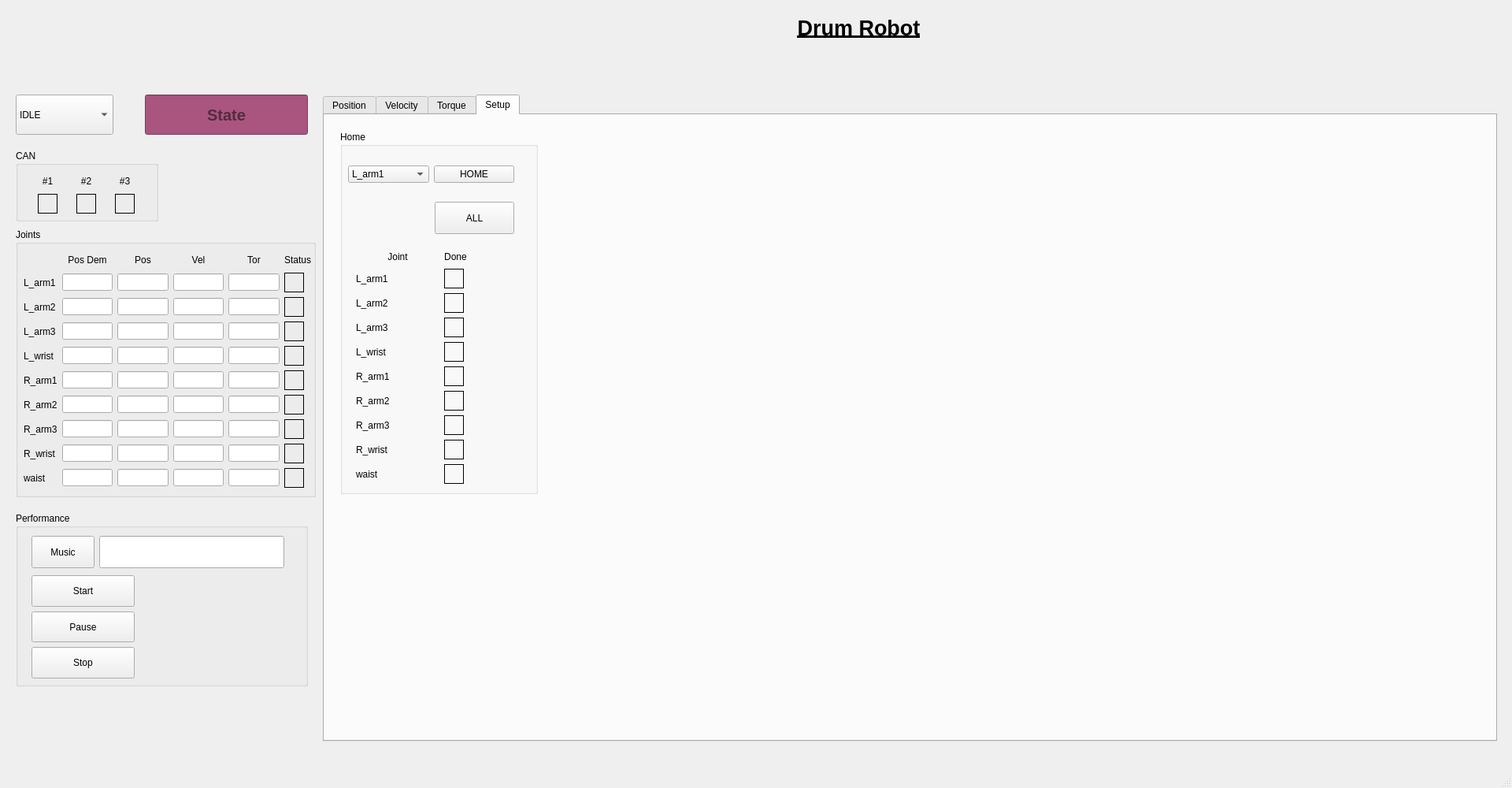
<?xml version="1.0" encoding="UTF-8"?>
<ui version="4.0">
 <class>Drum</class>
 <widget class="QMainWindow" name="Drum">
  <property name="geometry">
   <rect>
    <x>0</x>
    <y>0</y>
    <width>1920</width>
    <height>1000</height>
   </rect>
  </property>
  <property name="sizePolicy">
   <sizepolicy hsizetype="Minimum" vsizetype="Minimum">
    <horstretch>0</horstretch>
    <verstretch>0</verstretch>
   </sizepolicy>
  </property>
  <property name="windowTitle">
   <string>Drum</string>
  </property>
  <property name="windowIcon">
   <iconset resource="res.qrc">
    <normaloff>:/res/kist.ico</normaloff>:/res/kist.ico</iconset>
  </property>
  <widget class="QWidget" name="centralwidget">
   <widget class="QLabel" name="label_logo">
    <property name="geometry">
     <rect>
      <x>20</x>
      <y>10</y>
      <width>50</width>
      <height>50</height>
     </rect>
    </property>
    <property name="text">
     <string/>
    </property>
    <property name="pixmap">
     <pixmap resource="res.qrc">:/res/kist.png</pixmap>
    </property>
    <property name="scaledContents">
     <bool>true</bool>
    </property>
   </widget>
   <widget class="QGroupBox" name="groupBox">
    <property name="geometry">
     <rect>
      <x>20</x>
      <y>190</y>
      <width>181</width>
      <height>91</height>
     </rect>
    </property>
    <property name="title">
     <string>CAN</string>
    </property>
    <widget class="QWidget" name="layoutWidget">
     <property name="geometry">
      <rect>
       <x>10</x>
       <y>30</y>
       <width>161</width>
       <height>51</height>
      </rect>
     </property>
     <layout class="QGridLayout" name="gridLayout_5">
      <item row="0" column="0">
       <widget class="QLabel" name="label">
        <property name="text">
         <string>#1</string>
        </property>
        <property name="alignment">
         <set>Qt::AlignCenter</set>
        </property>
       </widget>
      </item>
      <item row="0" column="2">
       <widget class="QLabel" name="label_3">
        <property name="text">
         <string>#3</string>
        </property>
        <property name="alignment">
         <set>Qt::AlignCenter</set>
        </property>
       </widget>
      </item>
      <item row="0" column="1">
       <widget class="QLabel" name="label_2">
        <property name="text">
         <string>#2</string>
        </property>
        <property name="alignment">
         <set>Qt::AlignCenter</set>
        </property>
       </widget>
      </item>
      <item row="1" column="0">
       <widget class="QLabel" name="label_can1">
        <property name="sizePolicy">
         <sizepolicy hsizetype="Fixed" vsizetype="Fixed">
          <horstretch>0</horstretch>
          <verstretch>0</verstretch>
         </sizepolicy>
        </property>
        <property name="minimumSize">
         <size>
          <width>25</width>
          <height>25</height>
         </size>
        </property>
        <property name="frameShape">
         <enum>QFrame::Box</enum>
        </property>
        <property name="text">
         <string/>
        </property>
        <property name="alignment">
         <set>Qt::AlignCenter</set>
        </property>
       </widget>
      </item>
      <item row="1" column="1">
       <widget class="QLabel" name="label_can2">
        <property name="sizePolicy">
         <sizepolicy hsizetype="Fixed" vsizetype="Fixed">
          <horstretch>0</horstretch>
          <verstretch>0</verstretch>
         </sizepolicy>
        </property>
        <property name="minimumSize">
         <size>
          <width>25</width>
          <height>25</height>
         </size>
        </property>
        <property name="frameShape">
         <enum>QFrame::Box</enum>
        </property>
        <property name="text">
         <string/>
        </property>
        <property name="alignment">
         <set>Qt::AlignCenter</set>
        </property>
       </widget>
      </item>
      <item row="1" column="2">
       <widget class="QLabel" name="label_can3">
        <property name="sizePolicy">
         <sizepolicy hsizetype="Fixed" vsizetype="Fixed">
          <horstretch>0</horstretch>
          <verstretch>0</verstretch>
         </sizepolicy>
        </property>
        <property name="minimumSize">
         <size>
          <width>25</width>
          <height>25</height>
         </size>
        </property>
        <property name="frameShape">
         <enum>QFrame::Box</enum>
        </property>
        <property name="text">
         <string/>
        </property>
        <property name="alignment">
         <set>Qt::AlignCenter</set>
        </property>
       </widget>
      </item>
     </layout>
    </widget>
   </widget>
   <widget class="QGroupBox" name="groupBox_2">
    <property name="geometry">
     <rect>
      <x>20</x>
      <y>290</y>
      <width>381</width>
      <height>341</height>
     </rect>
    </property>
    <property name="title">
     <string>Joints</string>
    </property>
    <widget class="QWidget" name="layoutWidget">
     <property name="geometry">
      <rect>
       <x>10</x>
       <y>30</y>
       <width>365</width>
       <height>299</height>
      </rect>
     </property>
     <layout class="QGridLayout" name="gridLayout">
      <item row="9" column="0">
       <widget class="QLabel" name="label_20">
        <property name="text">
         <string>waist</string>
        </property>
       </widget>
      </item>
      <item row="6" column="2">
       <widget class="QLineEdit" name="lineEdit_pos_r2">
        <property name="alignment">
         <set>Qt::AlignRight|Qt::AlignTrailing|Qt::AlignVCenter</set>
        </property>
        <property name="readOnly">
         <bool>true</bool>
        </property>
       </widget>
      </item>
      <item row="6" column="1">
       <widget class="QLineEdit" name="lineEdit_pos_dem_r2">
        <property name="alignment">
         <set>Qt::AlignRight|Qt::AlignTrailing|Qt::AlignVCenter</set>
        </property>
        <property name="readOnly">
         <bool>true</bool>
        </property>
       </widget>
      </item>
      <item row="8" column="5">
       <widget class="QLabel" name="label_status_r4">
        <property name="sizePolicy">
         <sizepolicy hsizetype="Fixed" vsizetype="Fixed">
          <horstretch>25</horstretch>
          <verstretch>25</verstretch>
         </sizepolicy>
        </property>
        <property name="minimumSize">
         <size>
          <width>25</width>
          <height>25</height>
         </size>
        </property>
        <property name="frameShape">
         <enum>QFrame::Box</enum>
        </property>
        <property name="text">
         <string/>
        </property>
       </widget>
      </item>
      <item row="8" column="2">
       <widget class="QLineEdit" name="lineEdit_pos_r4">
        <property name="alignment">
         <set>Qt::AlignRight|Qt::AlignTrailing|Qt::AlignVCenter</set>
        </property>
        <property name="readOnly">
         <bool>true</bool>
        </property>
       </widget>
      </item>
      <item row="9" column="5">
       <widget class="QLabel" name="label_status_waist">
        <property name="sizePolicy">
         <sizepolicy hsizetype="Fixed" vsizetype="Fixed">
          <horstretch>25</horstretch>
          <verstretch>25</verstretch>
         </sizepolicy>
        </property>
        <property name="minimumSize">
         <size>
          <width>25</width>
          <height>25</height>
         </size>
        </property>
        <property name="frameShape">
         <enum>QFrame::Box</enum>
        </property>
        <property name="text">
         <string/>
        </property>
       </widget>
      </item>
      <item row="4" column="1">
       <widget class="QLineEdit" name="lineEdit_pos_dem_l4">
        <property name="alignment">
         <set>Qt::AlignRight|Qt::AlignTrailing|Qt::AlignVCenter</set>
        </property>
        <property name="readOnly">
         <bool>true</bool>
        </property>
       </widget>
      </item>
      <item row="6" column="4">
       <widget class="QLineEdit" name="lineEdit_tor_r2">
        <property name="alignment">
         <set>Qt::AlignRight|Qt::AlignTrailing|Qt::AlignVCenter</set>
        </property>
        <property name="readOnly">
         <bool>true</bool>
        </property>
       </widget>
      </item>
      <item row="3" column="3">
       <widget class="QLineEdit" name="lineEdit_vel_l3">
        <property name="alignment">
         <set>Qt::AlignRight|Qt::AlignTrailing|Qt::AlignVCenter</set>
        </property>
        <property name="readOnly">
         <bool>true</bool>
        </property>
       </widget>
      </item>
      <item row="6" column="0">
       <widget class="QLabel" name="label_14">
        <property name="text">
         <string>R_arm2</string>
        </property>
       </widget>
      </item>
      <item row="5" column="3">
       <widget class="QLineEdit" name="lineEdit_vel_r1">
        <property name="alignment">
         <set>Qt::AlignRight|Qt::AlignTrailing|Qt::AlignVCenter</set>
        </property>
        <property name="readOnly">
         <bool>true</bool>
        </property>
       </widget>
      </item>
      <item row="3" column="2">
       <widget class="QLineEdit" name="lineEdit_pos_l3">
        <property name="alignment">
         <set>Qt::AlignRight|Qt::AlignTrailing|Qt::AlignVCenter</set>
        </property>
        <property name="readOnly">
         <bool>true</bool>
        </property>
       </widget>
      </item>
      <item row="4" column="0">
       <widget class="QLabel" name="label_10">
        <property name="text">
         <string>L_wrist</string>
        </property>
       </widget>
      </item>
      <item row="4" column="4">
       <widget class="QLineEdit" name="lineEdit_tor_l4">
        <property name="alignment">
         <set>Qt::AlignRight|Qt::AlignTrailing|Qt::AlignVCenter</set>
        </property>
        <property name="readOnly">
         <bool>true</bool>
        </property>
       </widget>
      </item>
      <item row="1" column="3">
       <widget class="QLineEdit" name="lineEdit_vel_l1">
        <property name="alignment">
         <set>Qt::AlignRight|Qt::AlignTrailing|Qt::AlignVCenter</set>
        </property>
        <property name="readOnly">
         <bool>true</bool>
        </property>
       </widget>
      </item>
      <item row="2" column="1">
       <widget class="QLineEdit" name="lineEdit_pos_dem_l2">
        <property name="alignment">
         <set>Qt::AlignRight|Qt::AlignTrailing|Qt::AlignVCenter</set>
        </property>
        <property name="readOnly">
         <bool>true</bool>
        </property>
       </widget>
      </item>
      <item row="2" column="3">
       <widget class="QLineEdit" name="lineEdit_vel_l2">
        <property name="alignment">
         <set>Qt::AlignRight|Qt::AlignTrailing|Qt::AlignVCenter</set>
        </property>
        <property name="readOnly">
         <bool>true</bool>
        </property>
       </widget>
      </item>
      <item row="6" column="5">
       <widget class="QLabel" name="label_status_r2">
        <property name="sizePolicy">
         <sizepolicy hsizetype="Fixed" vsizetype="Fixed">
          <horstretch>25</horstretch>
          <verstretch>25</verstretch>
         </sizepolicy>
        </property>
        <property name="minimumSize">
         <size>
          <width>25</width>
          <height>25</height>
         </size>
        </property>
        <property name="frameShape">
         <enum>QFrame::Box</enum>
        </property>
        <property name="text">
         <string/>
        </property>
       </widget>
      </item>
      <item row="4" column="2">
       <widget class="QLineEdit" name="lineEdit_pos_l4">
        <property name="alignment">
         <set>Qt::AlignRight|Qt::AlignTrailing|Qt::AlignVCenter</set>
        </property>
        <property name="readOnly">
         <bool>true</bool>
        </property>
       </widget>
      </item>
      <item row="4" column="5">
       <widget class="QLabel" name="label_status_l4">
        <property name="sizePolicy">
         <sizepolicy hsizetype="Fixed" vsizetype="Fixed">
          <horstretch>25</horstretch>
          <verstretch>25</verstretch>
         </sizepolicy>
        </property>
        <property name="minimumSize">
         <size>
          <width>25</width>
          <height>25</height>
         </size>
        </property>
        <property name="frameShape">
         <enum>QFrame::Box</enum>
        </property>
        <property name="text">
         <string/>
        </property>
        <property name="alignment">
         <set>Qt::AlignCenter</set>
        </property>
       </widget>
      </item>
      <item row="7" column="1">
       <widget class="QLineEdit" name="lineEdit_pos_dem_r3">
        <property name="alignment">
         <set>Qt::AlignRight|Qt::AlignTrailing|Qt::AlignVCenter</set>
        </property>
        <property name="readOnly">
         <bool>true</bool>
        </property>
       </widget>
      </item>
      <item row="9" column="1">
       <widget class="QLineEdit" name="lineEdit_pos_dem_waist">
        <property name="alignment">
         <set>Qt::AlignRight|Qt::AlignTrailing|Qt::AlignVCenter</set>
        </property>
        <property name="readOnly">
         <bool>true</bool>
        </property>
       </widget>
      </item>
      <item row="4" column="3">
       <widget class="QLineEdit" name="lineEdit_vel_l4">
        <property name="alignment">
         <set>Qt::AlignRight|Qt::AlignTrailing|Qt::AlignVCenter</set>
        </property>
        <property name="readOnly">
         <bool>true</bool>
        </property>
       </widget>
      </item>
      <item row="5" column="0">
       <widget class="QLabel" name="label_12">
        <property name="text">
         <string>R_arm1</string>
        </property>
       </widget>
      </item>
      <item row="3" column="0">
       <widget class="QLabel" name="label_8">
        <property name="text">
         <string>L_arm3</string>
        </property>
       </widget>
      </item>
      <item row="2" column="0">
       <widget class="QLabel" name="label_6">
        <property name="text">
         <string>L_arm2</string>
        </property>
       </widget>
      </item>
      <item row="5" column="4">
       <widget class="QLineEdit" name="lineEdit_tor_r1">
        <property name="alignment">
         <set>Qt::AlignRight|Qt::AlignTrailing|Qt::AlignVCenter</set>
        </property>
        <property name="readOnly">
         <bool>true</bool>
        </property>
       </widget>
      </item>
      <item row="1" column="2">
       <widget class="QLineEdit" name="lineEdit_pos_l1">
        <property name="alignment">
         <set>Qt::AlignRight|Qt::AlignTrailing|Qt::AlignVCenter</set>
        </property>
        <property name="readOnly">
         <bool>true</bool>
        </property>
       </widget>
      </item>
      <item row="5" column="5">
       <widget class="QLabel" name="label_status_r1">
        <property name="sizePolicy">
         <sizepolicy hsizetype="Fixed" vsizetype="Fixed">
          <horstretch>25</horstretch>
          <verstretch>25</verstretch>
         </sizepolicy>
        </property>
        <property name="minimumSize">
         <size>
          <width>25</width>
          <height>25</height>
         </size>
        </property>
        <property name="frameShape">
         <enum>QFrame::Box</enum>
        </property>
        <property name="text">
         <string/>
        </property>
       </widget>
      </item>
      <item row="7" column="4">
       <widget class="QLineEdit" name="lineEdit_tor_r3">
        <property name="alignment">
         <set>Qt::AlignRight|Qt::AlignTrailing|Qt::AlignVCenter</set>
        </property>
        <property name="readOnly">
         <bool>true</bool>
        </property>
       </widget>
      </item>
      <item row="2" column="4">
       <widget class="QLineEdit" name="lineEdit_tor_l2">
        <property name="alignment">
         <set>Qt::AlignRight|Qt::AlignTrailing|Qt::AlignVCenter</set>
        </property>
        <property name="readOnly">
         <bool>true</bool>
        </property>
       </widget>
      </item>
      <item row="3" column="4">
       <widget class="QLineEdit" name="lineEdit_tor_l3">
        <property name="alignment">
         <set>Qt::AlignRight|Qt::AlignTrailing|Qt::AlignVCenter</set>
        </property>
        <property name="readOnly">
         <bool>true</bool>
        </property>
       </widget>
      </item>
      <item row="9" column="2">
       <widget class="QLineEdit" name="lineEdit_pos_waist">
        <property name="alignment">
         <set>Qt::AlignRight|Qt::AlignTrailing|Qt::AlignVCenter</set>
        </property>
        <property name="readOnly">
         <bool>true</bool>
        </property>
       </widget>
      </item>
      <item row="8" column="1">
       <widget class="QLineEdit" name="lineEdit_pos_dem_r4">
        <property name="alignment">
         <set>Qt::AlignRight|Qt::AlignTrailing|Qt::AlignVCenter</set>
        </property>
        <property name="readOnly">
         <bool>true</bool>
        </property>
       </widget>
      </item>
      <item row="5" column="2">
       <widget class="QLineEdit" name="lineEdit_pos_r1">
        <property name="alignment">
         <set>Qt::AlignRight|Qt::AlignTrailing|Qt::AlignVCenter</set>
        </property>
        <property name="readOnly">
         <bool>true</bool>
        </property>
       </widget>
      </item>
      <item row="1" column="1">
       <widget class="QLineEdit" name="lineEdit_pos_dem_l1">
        <property name="alignment">
         <set>Qt::AlignRight|Qt::AlignTrailing|Qt::AlignVCenter</set>
        </property>
        <property name="readOnly">
         <bool>true</bool>
        </property>
       </widget>
      </item>
      <item row="2" column="5">
       <widget class="QLabel" name="label_status_l2">
        <property name="sizePolicy">
         <sizepolicy hsizetype="Fixed" vsizetype="Fixed">
          <horstretch>25</horstretch>
          <verstretch>25</verstretch>
         </sizepolicy>
        </property>
        <property name="minimumSize">
         <size>
          <width>25</width>
          <height>25</height>
         </size>
        </property>
        <property name="frameShape">
         <enum>QFrame::Box</enum>
        </property>
        <property name="text">
         <string/>
        </property>
        <property name="alignment">
         <set>Qt::AlignCenter</set>
        </property>
       </widget>
      </item>
      <item row="5" column="1">
       <widget class="QLineEdit" name="lineEdit_pos_dem_r1">
        <property name="alignment">
         <set>Qt::AlignRight|Qt::AlignTrailing|Qt::AlignVCenter</set>
        </property>
        <property name="readOnly">
         <bool>true</bool>
        </property>
       </widget>
      </item>
      <item row="1" column="4">
       <widget class="QLineEdit" name="lineEdit_tor_l1">
        <property name="alignment">
         <set>Qt::AlignRight|Qt::AlignTrailing|Qt::AlignVCenter</set>
        </property>
        <property name="readOnly">
         <bool>true</bool>
        </property>
       </widget>
      </item>
      <item row="9" column="3">
       <widget class="QLineEdit" name="lineEdit_vel_waist">
        <property name="alignment">
         <set>Qt::AlignRight|Qt::AlignTrailing|Qt::AlignVCenter</set>
        </property>
        <property name="readOnly">
         <bool>true</bool>
        </property>
       </widget>
      </item>
      <item row="9" column="4">
       <widget class="QLineEdit" name="lineEdit_tor_waist">
        <property name="alignment">
         <set>Qt::AlignRight|Qt::AlignTrailing|Qt::AlignVCenter</set>
        </property>
        <property name="readOnly">
         <bool>true</bool>
        </property>
       </widget>
      </item>
      <item row="1" column="0">
       <widget class="QLabel" name="label_4">
        <property name="text">
         <string>L_arm1</string>
        </property>
       </widget>
      </item>
      <item row="7" column="5">
       <widget class="QLabel" name="label_status_r3">
        <property name="sizePolicy">
         <sizepolicy hsizetype="Fixed" vsizetype="Fixed">
          <horstretch>25</horstretch>
          <verstretch>25</verstretch>
         </sizepolicy>
        </property>
        <property name="minimumSize">
         <size>
          <width>25</width>
          <height>25</height>
         </size>
        </property>
        <property name="frameShape">
         <enum>QFrame::Box</enum>
        </property>
        <property name="text">
         <string/>
        </property>
       </widget>
      </item>
      <item row="8" column="4">
       <widget class="QLineEdit" name="lineEdit_tor_r4">
        <property name="alignment">
         <set>Qt::AlignRight|Qt::AlignTrailing|Qt::AlignVCenter</set>
        </property>
        <property name="readOnly">
         <bool>true</bool>
        </property>
       </widget>
      </item>
      <item row="7" column="0">
       <widget class="QLabel" name="label_16">
        <property name="text">
         <string>R_arm3</string>
        </property>
       </widget>
      </item>
      <item row="8" column="0">
       <widget class="QLabel" name="label_18">
        <property name="text">
         <string>R_wrist</string>
        </property>
       </widget>
      </item>
      <item row="2" column="2">
       <widget class="QLineEdit" name="lineEdit_pos_l2">
        <property name="alignment">
         <set>Qt::AlignRight|Qt::AlignTrailing|Qt::AlignVCenter</set>
        </property>
        <property name="readOnly">
         <bool>true</bool>
        </property>
       </widget>
      </item>
      <item row="6" column="3">
       <widget class="QLineEdit" name="lineEdit_vel_r2">
        <property name="alignment">
         <set>Qt::AlignRight|Qt::AlignTrailing|Qt::AlignVCenter</set>
        </property>
        <property name="readOnly">
         <bool>true</bool>
        </property>
       </widget>
      </item>
      <item row="7" column="2">
       <widget class="QLineEdit" name="lineEdit_pos_r3">
        <property name="alignment">
         <set>Qt::AlignRight|Qt::AlignTrailing|Qt::AlignVCenter</set>
        </property>
        <property name="readOnly">
         <bool>true</bool>
        </property>
       </widget>
      </item>
      <item row="3" column="1">
       <widget class="QLineEdit" name="lineEdit_pos_dem_l3">
        <property name="alignment">
         <set>Qt::AlignRight|Qt::AlignTrailing|Qt::AlignVCenter</set>
        </property>
        <property name="readOnly">
         <bool>true</bool>
        </property>
       </widget>
      </item>
      <item row="1" column="5">
       <widget class="QLabel" name="label_status_l1">
        <property name="sizePolicy">
         <sizepolicy hsizetype="Fixed" vsizetype="Fixed">
          <horstretch>30</horstretch>
          <verstretch>30</verstretch>
         </sizepolicy>
        </property>
        <property name="minimumSize">
         <size>
          <width>25</width>
          <height>25</height>
         </size>
        </property>
        <property name="styleSheet">
         <string notr="true"/>
        </property>
        <property name="frameShape">
         <enum>QFrame::Box</enum>
        </property>
        <property name="text">
         <string/>
        </property>
        <property name="alignment">
         <set>Qt::AlignRight|Qt::AlignTrailing|Qt::AlignVCenter</set>
        </property>
       </widget>
      </item>
      <item row="3" column="5">
       <widget class="QLabel" name="label_status_l3">
        <property name="sizePolicy">
         <sizepolicy hsizetype="Fixed" vsizetype="Fixed">
          <horstretch>25</horstretch>
          <verstretch>25</verstretch>
         </sizepolicy>
        </property>
        <property name="minimumSize">
         <size>
          <width>25</width>
          <height>25</height>
         </size>
        </property>
        <property name="frameShape">
         <enum>QFrame::Box</enum>
        </property>
        <property name="text">
         <string/>
        </property>
        <property name="alignment">
         <set>Qt::AlignCenter</set>
        </property>
       </widget>
      </item>
      <item row="8" column="3">
       <widget class="QLineEdit" name="lineEdit_vel_r4">
        <property name="alignment">
         <set>Qt::AlignRight|Qt::AlignTrailing|Qt::AlignVCenter</set>
        </property>
        <property name="readOnly">
         <bool>true</bool>
        </property>
       </widget>
      </item>
      <item row="7" column="3">
       <widget class="QLineEdit" name="lineEdit_vel_r3">
        <property name="alignment">
         <set>Qt::AlignRight|Qt::AlignTrailing|Qt::AlignVCenter</set>
        </property>
        <property name="readOnly">
         <bool>true</bool>
        </property>
       </widget>
      </item>
      <item row="0" column="1">
       <widget class="QLabel" name="label_22">
        <property name="text">
         <string>Pos Dem</string>
        </property>
        <property name="alignment">
         <set>Qt::AlignCenter</set>
        </property>
       </widget>
      </item>
      <item row="0" column="2">
       <widget class="QLabel" name="label_23">
        <property name="text">
         <string>Pos</string>
        </property>
        <property name="alignment">
         <set>Qt::AlignCenter</set>
        </property>
       </widget>
      </item>
      <item row="0" column="3">
       <widget class="QLabel" name="label_24">
        <property name="text">
         <string>Vel</string>
        </property>
        <property name="alignment">
         <set>Qt::AlignCenter</set>
        </property>
       </widget>
      </item>
      <item row="0" column="4">
       <widget class="QLabel" name="label_25">
        <property name="text">
         <string>Tor</string>
        </property>
        <property name="alignment">
         <set>Qt::AlignCenter</set>
        </property>
       </widget>
      </item>
      <item row="0" column="5">
       <widget class="QLabel" name="label_26">
        <property name="text">
         <string>Status</string>
        </property>
        <property name="alignment">
         <set>Qt::AlignCenter</set>
        </property>
       </widget>
      </item>
     </layout>
    </widget>
   </widget>
   <widget class="QGroupBox" name="groupBox_3">
    <property name="geometry">
     <rect>
      <x>20</x>
      <y>650</y>
      <width>371</width>
      <height>221</height>
     </rect>
    </property>
    <property name="title">
     <string>Performance</string>
    </property>
    <widget class="QWidget" name="layoutWidget">
     <property name="geometry">
      <rect>
       <x>20</x>
       <y>30</y>
       <width>321</width>
       <height>41</height>
      </rect>
     </property>
     <layout class="QHBoxLayout" name="horizontalLayout_2">
      <item>
       <widget class="QPushButton" name="pushButton_music">
        <property name="sizePolicy">
         <sizepolicy hsizetype="Minimum" vsizetype="Preferred">
          <horstretch>0</horstretch>
          <verstretch>0</verstretch>
         </sizepolicy>
        </property>
        <property name="text">
         <string>Music</string>
        </property>
       </widget>
      </item>
      <item>
       <widget class="QLineEdit" name="lineEdit_38">
        <property name="sizePolicy">
         <sizepolicy hsizetype="Expanding" vsizetype="Preferred">
          <horstretch>0</horstretch>
          <verstretch>0</verstretch>
         </sizepolicy>
        </property>
       </widget>
      </item>
     </layout>
    </widget>
    <widget class="QWidget" name="layoutWidget">
     <property name="geometry">
      <rect>
       <x>20</x>
       <y>80</y>
       <width>131</width>
       <height>131</height>
      </rect>
     </property>
     <layout class="QVBoxLayout" name="verticalLayout">
      <item>
       <widget class="QPushButton" name="pushButton_start">
        <property name="sizePolicy">
         <sizepolicy hsizetype="Minimum" vsizetype="Preferred">
          <horstretch>0</horstretch>
          <verstretch>0</verstretch>
         </sizepolicy>
        </property>
        <property name="text">
         <string>Start</string>
        </property>
       </widget>
      </item>
      <item>
       <widget class="QPushButton" name="pushButton_pause">
        <property name="sizePolicy">
         <sizepolicy hsizetype="Minimum" vsizetype="Preferred">
          <horstretch>0</horstretch>
          <verstretch>0</verstretch>
         </sizepolicy>
        </property>
        <property name="text">
         <string>Pause</string>
        </property>
       </widget>
      </item>
      <item>
       <widget class="QPushButton" name="pushButton_stop">
        <property name="sizePolicy">
         <sizepolicy hsizetype="Minimum" vsizetype="Preferred">
          <horstretch>0</horstretch>
          <verstretch>0</verstretch>
         </sizepolicy>
        </property>
        <property name="text">
         <string>Stop</string>
        </property>
       </widget>
      </item>
     </layout>
    </widget>
   </widget>
   <widget class="QTabWidget" name="tabWidget">
    <property name="geometry">
     <rect>
      <x>410</x>
      <y>120</y>
      <width>1491</width>
      <height>821</height>
     </rect>
    </property>
    <property name="currentIndex">
     <number>3</number>
    </property>
    <widget class="QWidget" name="tab">
     <attribute name="title">
      <string>Position</string>
     </attribute>
     <widget class="QWidget" name="layoutWidget">
      <property name="geometry">
       <rect>
        <x>10</x>
        <y>60</y>
        <width>1471</width>
        <height>721</height>
       </rect>
      </property>
      <layout class="QGridLayout" name="gridLayout_2">
       <item row="0" column="0">
        <widget class="QChartView" name="graphicsView_pos"/>
       </item>
      </layout>
     </widget>
     <widget class="QComboBox" name="comboBox_view">
      <property name="geometry">
       <rect>
        <x>10</x>
        <y>20</y>
        <width>131</width>
        <height>31</height>
       </rect>
      </property>
      <property name="currentIndex">
       <number>0</number>
      </property>
      <property name="placeholderText">
       <string/>
      </property>
      <item>
       <property name="text">
        <string>L_arm1</string>
       </property>
      </item>
      <item>
       <property name="text">
        <string>L_arm2</string>
       </property>
      </item>
      <item>
       <property name="text">
        <string>L_arm3</string>
       </property>
      </item>
      <item>
       <property name="text">
        <string>L_wrist</string>
       </property>
      </item>
      <item>
       <property name="text">
        <string>R_arm1</string>
       </property>
      </item>
      <item>
       <property name="text">
        <string>R_arm2</string>
       </property>
      </item>
      <item>
       <property name="text">
        <string>R_arm3</string>
       </property>
      </item>
      <item>
       <property name="text">
        <string>R_wrist</string>
       </property>
      </item>
      <item>
       <property name="text">
        <string>waist</string>
       </property>
      </item>
     </widget>
    </widget>
    <widget class="QWidget" name="tab_2">
     <attribute name="title">
      <string>Velocity</string>
     </attribute>
     <widget class="QWidget" name="layoutWidget">
      <property name="geometry">
       <rect>
        <x>10</x>
        <y>10</y>
        <width>1471</width>
        <height>771</height>
       </rect>
      </property>
      <layout class="QGridLayout" name="gridLayout_3">
       <item row="0" column="0">
        <widget class="QChartView" name="graphicsView_10"/>
       </item>
      </layout>
     </widget>
    </widget>
    <widget class="QWidget" name="tab_3">
     <attribute name="title">
      <string>Torque</string>
     </attribute>
     <widget class="QWidget" name="layoutWidget_2">
      <property name="geometry">
       <rect>
        <x>10</x>
        <y>10</y>
        <width>1471</width>
        <height>771</height>
       </rect>
      </property>
      <layout class="QGridLayout" name="gridLayout_4">
       <item row="0" column="0">
        <widget class="QChartView" name="graphicsView_19"/>
       </item>
      </layout>
     </widget>
    </widget>
    <widget class="QWidget" name="tab_4">
     <attribute name="title">
      <string>Setup</string>
     </attribute>
     <widget class="QGroupBox" name="groupBox_4">
      <property name="geometry">
       <rect>
        <x>20</x>
        <y>20</y>
        <width>251</width>
        <height>461</height>
       </rect>
      </property>
      <property name="title">
       <string>Home</string>
      </property>
      <widget class="QWidget" name="layoutWidget">
       <property name="geometry">
        <rect>
         <x>10</x>
         <y>40</y>
         <width>211</width>
         <height>31</height>
        </rect>
       </property>
       <layout class="QHBoxLayout" name="horizontalLayout_3">
        <item>
         <widget class="QComboBox" name="comboBox_home_joint">
          <property name="currentIndex">
           <number>0</number>
          </property>
          <property name="placeholderText">
           <string/>
          </property>
          <item>
           <property name="text">
            <string>L_arm1</string>
           </property>
          </item>
          <item>
           <property name="text">
            <string>L_arm2</string>
           </property>
          </item>
          <item>
           <property name="text">
            <string>L_arm3</string>
           </property>
          </item>
          <item>
           <property name="text">
            <string>L_wrist</string>
           </property>
          </item>
          <item>
           <property name="text">
            <string>R_arm1</string>
           </property>
          </item>
          <item>
           <property name="text">
            <string>R_arm2</string>
           </property>
          </item>
          <item>
           <property name="text">
            <string>R_arm3</string>
           </property>
          </item>
          <item>
           <property name="text">
            <string>R_wrist</string>
           </property>
          </item>
          <item>
           <property name="text">
            <string>waist</string>
           </property>
          </item>
         </widget>
        </item>
        <item>
         <widget class="QPushButton" name="pushButton_home">
          <property name="text">
           <string>HOME</string>
          </property>
         </widget>
        </item>
       </layout>
      </widget>
      <widget class="QPushButton" name="pushButton_all_home">
       <property name="geometry">
        <rect>
         <x>120</x>
         <y>90</y>
         <width>101</width>
         <height>41</height>
        </rect>
       </property>
       <property name="text">
        <string>ALL</string>
       </property>
      </widget>
      <widget class="QWidget" name="layoutWidget">
       <property name="geometry">
        <rect>
         <x>20</x>
         <y>150</y>
         <width>141</width>
         <height>298</height>
        </rect>
       </property>
       <layout class="QGridLayout" name="gridLayout_6">
        <item row="9" column="1">
         <widget class="QLabel" name="label_home_done_waist">
          <property name="sizePolicy">
           <sizepolicy hsizetype="Fixed" vsizetype="Fixed">
            <horstretch>0</horstretch>
            <verstretch>0</verstretch>
           </sizepolicy>
          </property>
          <property name="minimumSize">
           <size>
            <width>25</width>
            <height>25</height>
           </size>
          </property>
          <property name="frameShape">
           <enum>QFrame::Box</enum>
          </property>
          <property name="text">
           <string/>
          </property>
         </widget>
        </item>
        <item row="7" column="0">
         <widget class="QLabel" name="label_17">
          <property name="text">
           <string>R_arm3</string>
          </property>
         </widget>
        </item>
        <item row="2" column="1">
         <widget class="QLabel" name="label_home_done_l2">
          <property name="sizePolicy">
           <sizepolicy hsizetype="Fixed" vsizetype="Fixed">
            <horstretch>0</horstretch>
            <verstretch>0</verstretch>
           </sizepolicy>
          </property>
          <property name="minimumSize">
           <size>
            <width>25</width>
            <height>25</height>
           </size>
          </property>
          <property name="frameShape">
           <enum>QFrame::Box</enum>
          </property>
          <property name="text">
           <string/>
          </property>
         </widget>
        </item>
        <item row="7" column="1">
         <widget class="QLabel" name="label_home_done_r3">
          <property name="sizePolicy">
           <sizepolicy hsizetype="Fixed" vsizetype="Fixed">
            <horstretch>0</horstretch>
            <verstretch>0</verstretch>
           </sizepolicy>
          </property>
          <property name="minimumSize">
           <size>
            <width>25</width>
            <height>25</height>
           </size>
          </property>
          <property name="frameShape">
           <enum>QFrame::Box</enum>
          </property>
          <property name="text">
           <string/>
          </property>
         </widget>
        </item>
        <item row="3" column="0">
         <widget class="QLabel" name="label_9">
          <property name="text">
           <string>L_arm3</string>
          </property>
         </widget>
        </item>
        <item row="6" column="1">
         <widget class="QLabel" name="label_home_done_r2">
          <property name="sizePolicy">
           <sizepolicy hsizetype="Fixed" vsizetype="Fixed">
            <horstretch>0</horstretch>
            <verstretch>0</verstretch>
           </sizepolicy>
          </property>
          <property name="minimumSize">
           <size>
            <width>25</width>
            <height>25</height>
           </size>
          </property>
          <property name="frameShape">
           <enum>QFrame::Box</enum>
          </property>
          <property name="text">
           <string/>
          </property>
         </widget>
        </item>
        <item row="4" column="1">
         <widget class="QLabel" name="label_home_done_l4">
          <property name="sizePolicy">
           <sizepolicy hsizetype="Fixed" vsizetype="Fixed">
            <horstretch>0</horstretch>
            <verstretch>0</verstretch>
           </sizepolicy>
          </property>
          <property name="minimumSize">
           <size>
            <width>25</width>
            <height>25</height>
           </size>
          </property>
          <property name="frameShape">
           <enum>QFrame::Box</enum>
          </property>
          <property name="text">
           <string/>
          </property>
         </widget>
        </item>
        <item row="4" column="0">
         <widget class="QLabel" name="label_11">
          <property name="text">
           <string>L_wrist</string>
          </property>
         </widget>
        </item>
        <item row="5" column="1">
         <widget class="QLabel" name="label_home_done_r1">
          <property name="sizePolicy">
           <sizepolicy hsizetype="Fixed" vsizetype="Fixed">
            <horstretch>0</horstretch>
            <verstretch>0</verstretch>
           </sizepolicy>
          </property>
          <property name="minimumSize">
           <size>
            <width>25</width>
            <height>25</height>
           </size>
          </property>
          <property name="frameShape">
           <enum>QFrame::Box</enum>
          </property>
          <property name="text">
           <string/>
          </property>
         </widget>
        </item>
        <item row="9" column="0">
         <widget class="QLabel" name="label_21">
          <property name="text">
           <string>waist</string>
          </property>
         </widget>
        </item>
        <item row="1" column="1">
         <widget class="QLabel" name="label_home_done_l1">
          <property name="sizePolicy">
           <sizepolicy hsizetype="Fixed" vsizetype="Fixed">
            <horstretch>0</horstretch>
            <verstretch>0</verstretch>
           </sizepolicy>
          </property>
          <property name="minimumSize">
           <size>
            <width>25</width>
            <height>25</height>
           </size>
          </property>
          <property name="frameShape">
           <enum>QFrame::Box</enum>
          </property>
          <property name="text">
           <string/>
          </property>
         </widget>
        </item>
        <item row="6" column="0">
         <widget class="QLabel" name="label_15">
          <property name="text">
           <string>R_arm2</string>
          </property>
         </widget>
        </item>
        <item row="8" column="0">
         <widget class="QLabel" name="label_19">
          <property name="text">
           <string>R_wrist</string>
          </property>
         </widget>
        </item>
        <item row="8" column="1">
         <widget class="QLabel" name="label_home_done_r4">
          <property name="sizePolicy">
           <sizepolicy hsizetype="Fixed" vsizetype="Fixed">
            <horstretch>0</horstretch>
            <verstretch>0</verstretch>
           </sizepolicy>
          </property>
          <property name="minimumSize">
           <size>
            <width>25</width>
            <height>25</height>
           </size>
          </property>
          <property name="frameShape">
           <enum>QFrame::Box</enum>
          </property>
          <property name="text">
           <string/>
          </property>
         </widget>
        </item>
        <item row="1" column="0">
         <widget class="QLabel" name="label_5">
          <property name="text">
           <string>L_arm1</string>
          </property>
         </widget>
        </item>
        <item row="3" column="1">
         <widget class="QLabel" name="label_home_done_l3">
          <property name="sizePolicy">
           <sizepolicy hsizetype="Fixed" vsizetype="Fixed">
            <horstretch>0</horstretch>
            <verstretch>0</verstretch>
           </sizepolicy>
          </property>
          <property name="minimumSize">
           <size>
            <width>25</width>
            <height>25</height>
           </size>
          </property>
          <property name="frameShape">
           <enum>QFrame::Box</enum>
          </property>
          <property name="text">
           <string/>
          </property>
         </widget>
        </item>
        <item row="5" column="0">
         <widget class="QLabel" name="label_13">
          <property name="text">
           <string>R_arm1</string>
          </property>
         </widget>
        </item>
        <item row="2" column="0">
         <widget class="QLabel" name="label_7">
          <property name="text">
           <string>L_arm2</string>
          </property>
         </widget>
        </item>
        <item row="0" column="0">
         <widget class="QLabel" name="label_28">
          <property name="text">
           <string>Joint</string>
          </property>
          <property name="alignment">
           <set>Qt::AlignCenter</set>
          </property>
         </widget>
        </item>
        <item row="0" column="1">
         <widget class="QLabel" name="label_29">
          <property name="text">
           <string>Done</string>
          </property>
          <property name="alignment">
           <set>Qt::AlignCenter</set>
          </property>
         </widget>
        </item>
       </layout>
      </widget>
     </widget>
    </widget>
   </widget>
   <widget class="QLabel" name="label_27">
    <property name="geometry">
     <rect>
      <x>890</x>
      <y>20</y>
      <width>401</width>
      <height>31</height>
     </rect>
    </property>
    <property name="font">
     <font>
      <pointsize>20</pointsize>
      <weight>75</weight>
      <bold>true</bold>
      <underline>true</underline>
     </font>
    </property>
    <property name="text">
     <string>Drum Robot</string>
    </property>
    <property name="alignment">
     <set>Qt::AlignCenter</set>
    </property>
   </widget>
   <widget class="QWidget" name="layoutWidget">
    <property name="geometry">
     <rect>
      <x>20</x>
      <y>120</y>
      <width>371</width>
      <height>51</height>
     </rect>
    </property>
    <layout class="QHBoxLayout" name="horizontalLayout">
     <property name="spacing">
      <number>40</number>
     </property>
     <item>
      <widget class="QComboBox" name="comboBox_state_demand">
       <property name="sizePolicy">
        <sizepolicy hsizetype="Preferred" vsizetype="Preferred">
         <horstretch>0</horstretch>
         <verstretch>0</verstretch>
        </sizepolicy>
       </property>
       <property name="placeholderText">
        <string/>
       </property>
       <item>
        <property name="text">
         <string>IDLE</string>
        </property>
       </item>
       <item>
        <property name="text">
         <string>HOME</string>
        </property>
       </item>
       <item>
        <property name="text">
         <string>TUNE</string>
        </property>
       </item>
       <item>
        <property name="text">
         <string>READY</string>
        </property>
       </item>
       <item>
        <property name="text">
         <string>CHECK</string>
        </property>
       </item>
       <item>
        <property name="text">
         <string>SHUTDOWN</string>
        </property>
       </item>
       <item>
        <property name="text">
         <string>PERFORMANCE</string>
        </property>
       </item>
      </widget>
     </item>
     <item>
      <widget class="QLineEdit" name="lineEdit_cur_state">
       <property name="sizePolicy">
        <sizepolicy hsizetype="Expanding" vsizetype="Preferred">
         <horstretch>0</horstretch>
         <verstretch>0</verstretch>
        </sizepolicy>
       </property>
       <property name="font">
        <font>
         <pointsize>15</pointsize>
         <weight>75</weight>
         <bold>true</bold>
        </font>
       </property>
       <property name="styleSheet">
        <string notr="true">background-color: rgb(170, 85, 127);</string>
       </property>
       <property name="alignment">
        <set>Qt::AlignCenter</set>
       </property>
       <property name="readOnly">
        <bool>true</bool>
       </property>
       <property name="placeholderText">
        <string>State</string>
       </property>
      </widget>
     </item>
    </layout>
   </widget>
  </widget>
  <widget class="QMenuBar" name="menubar">
   <property name="geometry">
    <rect>
     <x>0</x>
     <y>0</y>
     <width>1920</width>
     <height>22</height>
    </rect>
   </property>
  </widget>
  <widget class="QStatusBar" name="statusbar"/>
 </widget>
 <customwidgets>
  <customwidget>
   <class>QChartView</class>
   <extends>QGraphicsView</extends>
   <header>QtCharts</header>
  </customwidget>
 </customwidgets>
 <resources>
  <include location="res.qrc"/>
 </resources>
 <connections/>
</ui>
